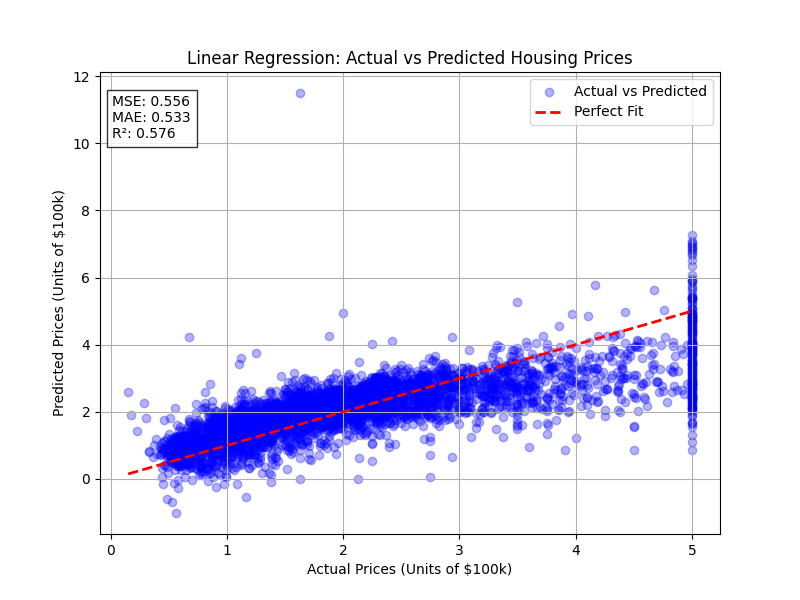

Generate this figure with Python:
# Linear Regression on California Housing Prices
import numpy as np
import matplotlib.pyplot as plt
from sklearn.datasets import fetch_california_housing
from sklearn.model_selection import train_test_split
from sklearn.linear_model import LinearRegression
from sklearn.metrics import mean_squared_error, mean_absolute_error, r2_score

X, y = fetch_california_housing(return_X_y=True)
X_train, X_test, y_train, y_test = train_test_split(X, y, test_size=0.2, random_state=42)

model = LinearRegression()
model.fit(X_train, y_train)
y_pred = model.predict(X_test)

print("Actual Results:", y_test)
print("Predictions:", y_pred)

MSE = mean_squared_error(y_test, y_pred)
MAE = mean_absolute_error(y_test, y_pred)
R2 = r2_score(y_test, y_pred)

print("Mean Squared Error:", MSE)
print("Mean Absolute Error:", MAE)
print("R2 score:", R2)

plt.figure(figsize=(8,6)) 

# Plot Actual vs Predicted
plt.scatter(y_test, y_pred, color='blue', alpha=0.3, label='Actual vs Predicted') 

# Plot the "Perfect Prediction" line
# If y_pred == y_test, all points would lie on this line
perfect_line = [y_test.min(), y_test.max()]
plt.plot(perfect_line, perfect_line, color='red', lw=2, linestyle='--', label='Perfect Fit') 

plt.title('Linear Regression: Actual vs Predicted Housing Prices')
plt.xlabel('Actual Prices (Units of $100k)')
plt.ylabel('Predicted Prices (Units of $100k)')

# Add metrics as text
plt.text(0.02, 0.95, # 2% from left, 95% from bottom
         f'MSE: {MSE:.3f}\nMAE: {MAE:.3f}\nR²: {R2:.3f}', 
         transform=plt.gca().transAxes, 
         fontsize=10, 
         verticalalignment='top',   # This ensures the box grows DOWNWARD from the coordinate
         horizontalalignment='left',
         bbox=dict(facecolor='white', alpha=0.8, edgecolor='black'))

plt.legend()
plt.grid(True)
plt.show()
